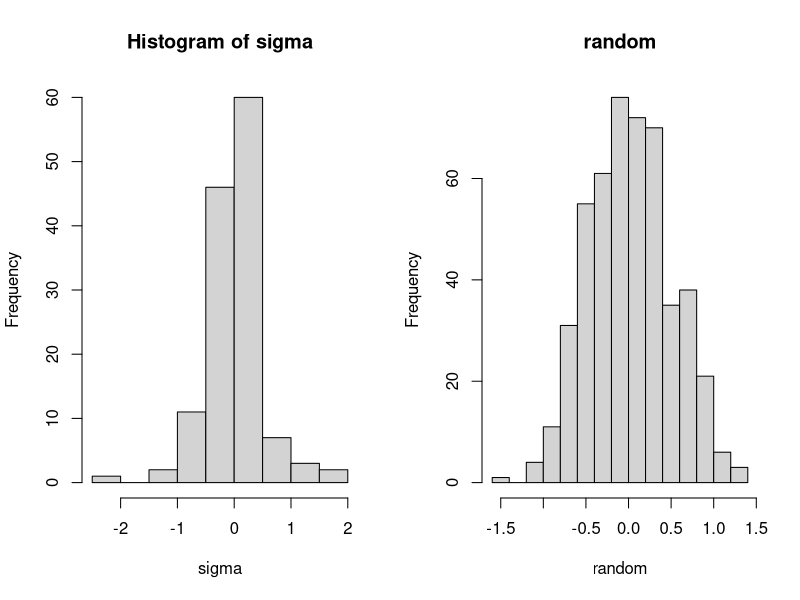

Recreate this plot in R. (Note: this script raises an error after producing the figure.)
alpha <- read.table("Results/output_glinternet/alpha.txt", header = TRUE, sep = "\t") * (-1)
sigma <- as.matrix(read.table("Results/output_glinternet/sigma.txt", header = TRUE, sep = "\t") * (-1))
lambda <- read.table("Results/output_glinternet/lambda.txt", header = TRUE, sep = "\t")
gamma1 <- read.table("Results/output_glinternet/gamma1.txt", header = TRUE, sep = "\t") * (-1)
gamma2 <- read.table("Results/output_glinternet/gamma2.txt", header = TRUE, sep = "\t") * (-1)
gamma3 <- read.table("Results/output_glinternet/gamma3.txt", header = TRUE, sep = "\t") * (-1)
gamma4 <- read.table("Results/output_glinternet/gamma4.txt", header = TRUE, sep = "\t") * (-1)
gamma5 <- read.table("Results/output_glinternet/gamma5.txt", header = TRUE, sep = "\t") * (-1)
gamma6 <- read.table("Results/output_glinternet/gamma6.txt", header = TRUE, sep = "\t") * (-1)

par(mfrow = c(1, 2))
hist(sigma)
hist(rnorm(22*22, mean(sigma), sd(sigma)), main = "random", xlab = "random")

sd(sigma)


sigma[sample(nrow(sigma)*ncol(sigma), nmiss)] <- NA

A <- matrix(3, 3, 3, 3) #deleciones
A[sample(nrow(A)*ncol(A), 2)] <- 0 #how to remove interactions --- randomly and how many
A


